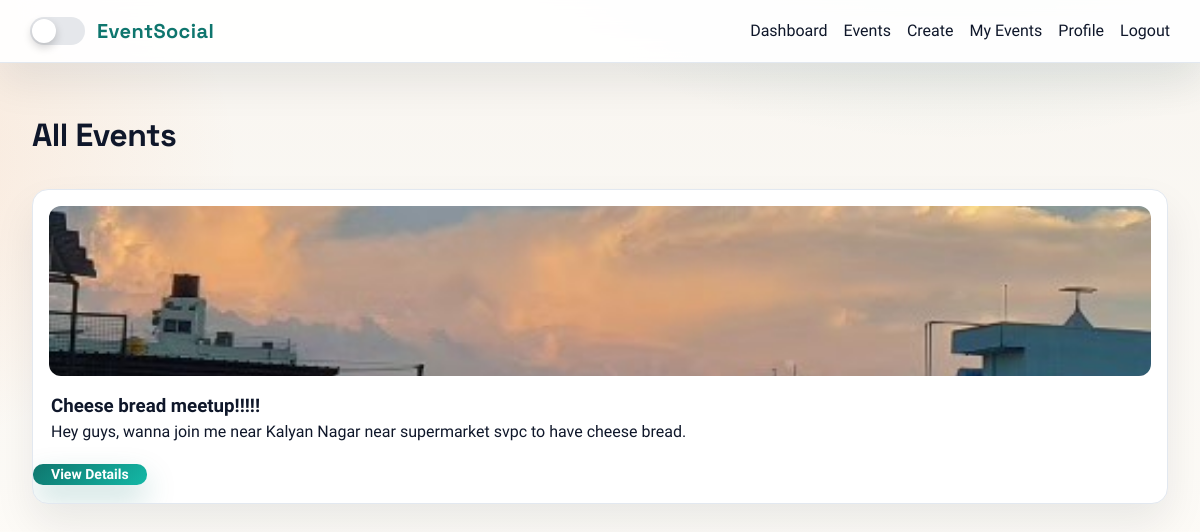
/events/ (signed in), run on the app's committed database.
### Enigma/models.py (models this page shows, shortened)
class Event(models.Model):
    title = models.CharField(max_length=200)
    description = models.TextField()
    location = models.CharField(max_length=200)
    event_date = models.DateTimeField()
    image = models.ImageField(
        upload_to="event_images/",
        blank=True,
        null=True
    )
    created_by = models.ForeignKey(
        User,
        on_delete=models.CASCADE,
        related_name="hosted_events"
    )
    attendees = models.ManyToManyField(
        User,
        related_name="joined_events",
        blank=True
    )
    likes = models.ManyToManyField(
        User,
        related_name="liked_events",
        blank=True
    )

### Enigma/views.py (the view)
# urls.py: path('events/', views.event_list, name='event_list'),
@login_required
def event_list(request):
    events = Event.objects.all().order_by("event_date")
    return render(request, "event_list.html", {"events": events})

### templates/event_list.html
{% extends "base.html" %}
{% block content %}
<h2 class="page-title">All Events</h2>
{% for event in events %}
<div class="event-card">
    {% if event.image %}
        <img src="{{ event.image.url }}" class="event-image">
    {% endif %}
    <h3>{{ event.title }}</h3>
    <p>{{ event.description }}</p>
    <a href="{% url 'event_detail' event.id %}" class="btn-primary">
        View Details
    </a>
</div>
{% empty %}
<p>No events available.</p>
{% endfor %}
{% endblock %}

### Enigma/static/style.css (style rules this page uses)
:root { --font-sans: "Work Sans", "Segoe UI", Arial, sans-serif; --font-display: "Space Grotesk", "Work Sans", sans-serif; --bg: #f8f5f0; --bg-2: #f1f5f4; --surface: #ffffff; --surface-2: #f8fafc; --ink: #0f172a; --muted: #5b677a; --border: #e2e8f0; --accent: #0f766e; --accent-2: #f97316; --accent-3: #14b8a6; --danger: #ef4444; --shadow-soft: 0 20px 40px rgba(15, 23, 42, 0.08); --shadow-strong: 0 25px 60px rgba(15, 23, 42, 0.14); --radius-xl: 22px; --radius-lg: 16px; --radius-md: 12px; --radius-sm: 10px; }
* { margin: 0; padding: 0; box-sizing: border-box; }
body { font-family: var(--font-sans); background: radial-gradient(900px 500px at 80% -20%, rgba(15, 118, 110, 0.18), transparent 60%), radial-gradient(800px 520px at -20% 20%, rgba(249, 115, 22, 0.15), transparent 60%), linear-gradient(180deg, var(--bg), #fdfbf7 70%); color: var(--ink); line-height: 1.5; min-height: 100vh; transition: background 0.4s ease, color 0.4s ease; }
img { max-width: 100%; display: block; }
a { color: inherit; }
.page-title { text-align: left; margin-bottom: 30px; font-size: 32px; font-family: var(--font-display); letter-spacing: -0.5px; }
.btn-primary, .btn, .btn-secondary, .btn-ghost { display: inline-flex; align-items: center; justify-content: center; gap: 8px; padding: 11px 18px; border-radius: var(--radius-sm); border: none; font-size: 14px; font-weight: 600; text-decoration: none; cursor: pointer; transition: transform 0.2s ease, box-shadow 0.2s ease, background 0.3s ease, color 0.2s ease; font-family: var(--font-sans); }
.btn-primary, .btn { background: linear-gradient(135deg, var(--accent), var(--accent-3)); color: #ffffff; box-shadow: 0 14px 30px rgba(15, 118, 110, 0.25); }
.event-card { background: var(--surface); border-radius: var(--radius-lg); box-shadow: var(--shadow-soft); border: 1px solid var(--border); overflow: hidden; transition: transform 0.25s ease, box-shadow 0.25s ease; }
.event-card > .event-image { width: calc(100% - 32px); margin: 16px 16px 0; border-radius: var(--radius-md); height: 170px; object-fit: cover; }
.event-card > h3, .event-card > h4, .event-card > p, .event-card > a { padding: 0 18px; }
.event-card > h3, .event-card > h4 { margin-top: 16px; }
.event-card > p:last-of-type, .event-card > a:last-of-type { margin-bottom: 18px; }
.event-image { width: 100%; height: 170px; object-fit: cover; }

### data on the page
Event: image (picture), title "Cheese bread meetup!!!!!", description "Hey guys, wanna join me near Kalyan Nagar near supermarket svpc to have cheese bread."
